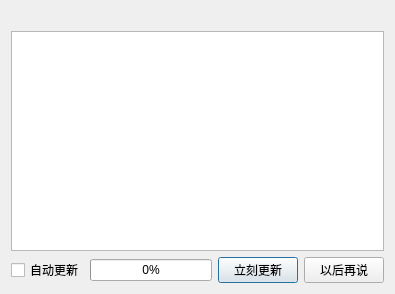
<?xml version="1.0" encoding="UTF-8"?>
<ui version="4.0">
 <class>CheckUpdate</class>
 <widget class="QDialog" name="CheckUpdate">
  <property name="geometry">
   <rect>
    <x>0</x>
    <y>0</y>
    <width>395</width>
    <height>294</height>
   </rect>
  </property>
  <property name="windowTitle">
   <string>检查更新</string>
  </property>
  <layout class="QGridLayout" name="gridLayout">
   <item row="0" column="0">
    <layout class="QVBoxLayout" name="verticalLayout">
     <item>
      <widget class="QLabel" name="version_num">
       <property name="text">
        <string/>
       </property>
      </widget>
     </item>
     <item>
      <widget class="QTextBrowser" name="textBrowser">
       <property name="openExternalLinks">
        <bool>true</bool>
       </property>
      </widget>
     </item>
     <item>
      <layout class="QHBoxLayout" name="horizontalLayout">
       <item>
        <widget class="QCheckBox" name="autoupdate">
         <property name="text">
          <string>自动更新</string>
         </property>
        </widget>
       </item>
       <item>
        <widget class="QProgressBar" name="progress">
         <property name="value">
          <number>0</number>
         </property>
        </widget>
       </item>
       <item>
        <widget class="QPushButton" name="ok">
         <property name="layoutDirection">
          <enum>Qt::RightToLeft</enum>
         </property>
         <property name="text">
          <string>立刻更新</string>
         </property>
        </widget>
       </item>
       <item>
        <widget class="QPushButton" name="cancel">
         <property name="layoutDirection">
          <enum>Qt::RightToLeft</enum>
         </property>
         <property name="text">
          <string>以后再说</string>
         </property>
        </widget>
       </item>
      </layout>
     </item>
    </layout>
   </item>
  </layout>
 </widget>
 <resources/>
 <connections/>
</ui>
